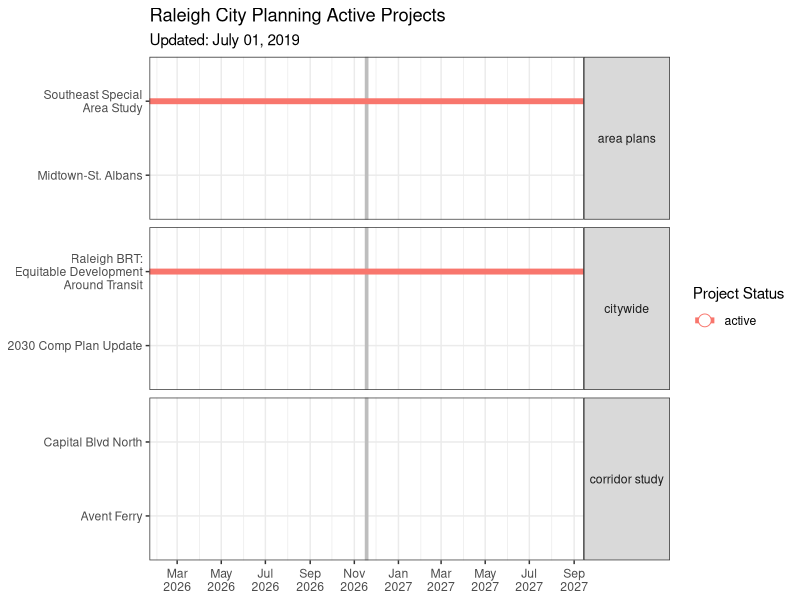

Here is the R script that generated this plot:
library("tidyverse")
library("lubridate") 
library("jsonlite")
library("ggrepel")


#vars----
wrap_len <- 21
date.updated <- ymd(20190701)

#functions----
fun_project <- function(project.name, last.updated,
                        project.type = c("citywide", "area plans", "corridor study", "other"), 
                        project.status = c("active", "completed"),
                        start.date = NA, end.date = NA, 
                        url = NA) {
  df.out <- data.frame(project.name = project.name, 
                       project.type = project.type, 
                       project.status = project.status,
                       start.date = start.date, 
                       end.date = end.date,
                       last.updated = last.updated,
                       project.url = url, 
                       stringsAsFactors = FALSE)
  return(df.out)
}

fun_event <- function(event.name, project.name,
                      event.loc,
                      event.date, event.url = NA) {
  df.out <- data.frame(event.name = event.name, 
                       project.name = project.name, 
                       event.date = event.date, 
                       event.loc = event.loc,
                       event.url = event.url)
  return(df.out)
}


#data creation----
cityplanning.prj <- rbind(fun_project("2030 Comp Plan Update", 
                                      last.updated = date.updated, 
                                      "citywide", "active", 
                                      start.date = ymd(20190312), 
                                      end.date = ymd(20190903), 
                                      url = NA), 
                          fun_project("Raleigh BRT: Equitable Development Around Transit", 
                                      last.updated = date.updated, 
                                      "citywide", "active", 
                                      start.date = ymd(20190606), 
                                      end.date = Sys.Date()%m+% months(10), 
                                      url = NA), 
                          fun_project("Bike Plan Update", date.updated, "citywide", 
                                      "completed", 
                                      start.date = NA, 
                                      end.date = NA, 
                                      url = NA), 
                          fun_project("Southeast Special Area Study", 
                                      last.updated = date.updated, 
                                      "area plans", "active", 
                                      start.date = ymd(20190617), 
                                      end.date = Sys.Date()%m+% months(10)), 
                          fun_project("Midtown-St. Albans", 
                                      last.updated = date.updated, 
                                      "area plans", "active", 
                                      start.date = ymd(20180501),
                                      end.date = ymd(20191031)),
                          fun_project("Downtown Land Disposition", 
                                      last.updated = ymd(20190701), 
                                      "area plans", "completed", 
                                      start.date = ymd(20160416), 
                                      end.date = Sys.Date()%m+% months(10)), 
                          fun_project("Accessory Dwelling Units - Mordecai CAC", 
                                      last.updated = ymd(20190701), 
                                      "area plans", "completed", 
                                      start.date = NA, 
                                      end.date = NA), 
                          fun_project("Cameron Village Hillsborough Street Small Area Plan", 
                                      last.updated = date.updated, 
                                      "area plans", "completed", 
                                      start.date = NA, 
                                      end.date = NA), 
                          fun_project("Downtown Plan", 
                                      last.updated = date.updated, 
                                      "area plans", "completed", 
                                      start.date = NA, 
                                      end.date = NA), 
                          fun_project("Moore Square Design", 
                                      last.updated = date.updated, 
                                      "area plans", "completed", 
                                      start.date = NA, 
                                      end.date = NA), 
                          fun_project("Capital Blvd North", date.updated, 
                                      "corridor study", "active", 
                                      start.date = ymd(20180801), 
                                      end.date = ymd(20200401)), 
                          fun_project("Falls of Neuse", date.updated, 
                                      "corridor study", "completed", 
                                      start.date = ymd(20170501), 
                                      end.date = ymd(20190521)),
                          fun_project("Avent Ferry", date.updated, 
                                      "corridor study", "active", 
                                      start.date = ymd(20170301), 
                                      end.date = ymd(20191001)))
cityplanning.evnt <- rbind(fun_event("Public Hearing CP-2C-19", 
                                     "2030 Comp Plan Update", 
                                     "Council Chambers", ymd(20190702)), 
                           fun_event("Public Hearing CP-2B-19", 
                                     "2030 Comp Plan Update", 
                                     "Council Chambers", ymd(20190903)), 
                           # fun_event("Begin: Station Area Planning", 
                           #           "Raleigh BRT: Equitable Development Around Transit", 
                           #           NA, ymd(20200101)), 
                           fun_event("September Workshops", 
                                     "Raleigh BRT: Equitable Development Around Transit", 
                                     NA, ymd(20190901)), 
                           fun_event("Winter Workshop", 
                                     #"Fall 2019: Big Ideas Workshop", 
                                     "Capital Blvd North", NA, 
                                     ymd(20191001)),
                           fun_event("Winter Workshop", 
                                     #"Winter 19/20: Specific Ideas Workshop", 
                                     "Capital Blvd North", NA, 
                                     ymd(20200101)),
                           fun_event("Final Recommendations", 
                                     "Capital Blvd North", NA, 
                                     ymd(20200401)), 
                           fun_event("Council Presentation", "Avent Ferry", 
                                     "Council Chambers", ymd(20190702)))

#tidy wrap long text strings
cityplanning.evnt$project.name <- str_wrap(cityplanning.evnt$project.name, width = wrap_len)
cityplanning.prj$project.name  <- str_wrap(cityplanning.prj$project.name, width = wrap_len) 

#tidy events
cityplanning.evnt <- inner_join(cityplanning.evnt, cityplanning.prj[!colnames(cityplanning.prj) %in% c("start.date", "end.date")])

cityplanning.prj <- cityplanning.prj[cityplanning.prj$project.status == "active",]
cityplanning.evnt<- cityplanning.evnt[cityplanning.evnt$project.status == "active",]
#plot----
ggplot() + 
  geom_vline(xintercept = Sys.Date(), color = "grey", 
             size = 1.25, linetype = 1)+
  geom_segment(data = cityplanning.prj, 
               size = 2.0,
               aes(x = start.date, xend = end.date, 
                   y = project.name,
                   yend = project.name, 
                   group = project.name, 
                   color = project.status)) +
  geom_point(data = cityplanning.evnt, 
             size = 4, shape = 21, fill = "white", 
             aes(x = event.date, 
                 y = project.name, 
                 color = project.status)) +
  geom_label_repel(data = cityplanning.evnt[cityplanning.evnt$event.date >= Sys.Date()%m-% months(1) & 
                                              cityplanning.evnt$event.date <= Sys.Date()%m+% months(9),], 
                   fill = "white", 
                   size = 3.0,
                   min.segment.length = 0, point.padding = unit(0.325, "inches"),
                   arrow = arrow(angle = 20, type = "closed", unit(0.075, "inches")),
                   direction = "y", 
                   aes(x = event.date, 
                       y = project.name, 
                       label = event.name)) +
  scale_x_date(name = "Date", 
               date_breaks = "2 month", date_labels = "%b\n%Y", 
               date_minor_breaks = "1 month") +
  theme_bw() + 
  theme(strip.text.y = element_text(angle = 0),
        axis.text.x = element_text(angle = 0, hjust = 0.5, vjust = 0.5),
        #axis.text.y = element_blank(), 
        #axis.ticks.y = element_blank(),
        #legend.position = "none", 
        axis.title = element_blank()) +
  facet_grid(project.type~.,  
             #margins = "project.name",
             space = "free_y", scales = "free_y") +
  labs(title = "Raleigh City Planning Active Projects", 
       subtitle = paste("Updated:", format(date.updated, format = "%B %d, %Y")),
       color = "Project Status") +
  coord_cartesian(xlim = c(Sys.Date()%m-% months(9), Sys.Date()%m+% months(9)))

# #import city calendar from api----
# #http://data-ral.opendata.arcgis.com/datasets/public-meetings-calendar
# CORcalendar.api <- "https://opendata.arcgis.com/datasets/37d0fd6d45074ebcaf585e186cbab472_0.geojson"
# CORcal.json <- fromJSON(CORcalendar.api)
# 
# #convert to data.frame----
# corcaldf <- CORcal.json[["features"]][["properties"]]
# 
# #tidy datetime events----
# corcaldf$start_date <- ymd_hms(corcaldf$start_date, tz = "America/New_York") 
# corcaldf$end_date   <- ymd_hms(corcaldf$end_date, tz = "America/New_York") 


